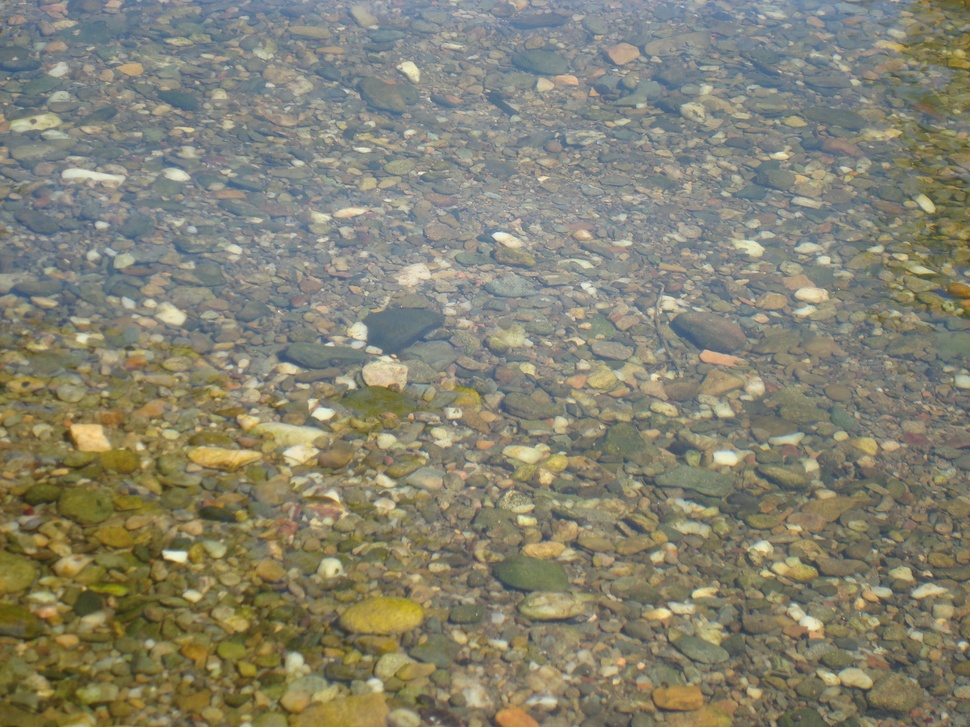
#> input picture 1 - pyqt-test-stitching_ OpenCV/DSC00290.JPG, 970 x 727 px, shrunk from 3072 x 2304 before the run, found by its file name
$ python prueba.py
#> lines starting #> are read from the running program, lines starting #| are printed output that depends on the picture
import cv2
import numpy as np
import math

img = cv2.imread('DSC00290.JPG', cv2.IMREAD_GRAYSCALE)
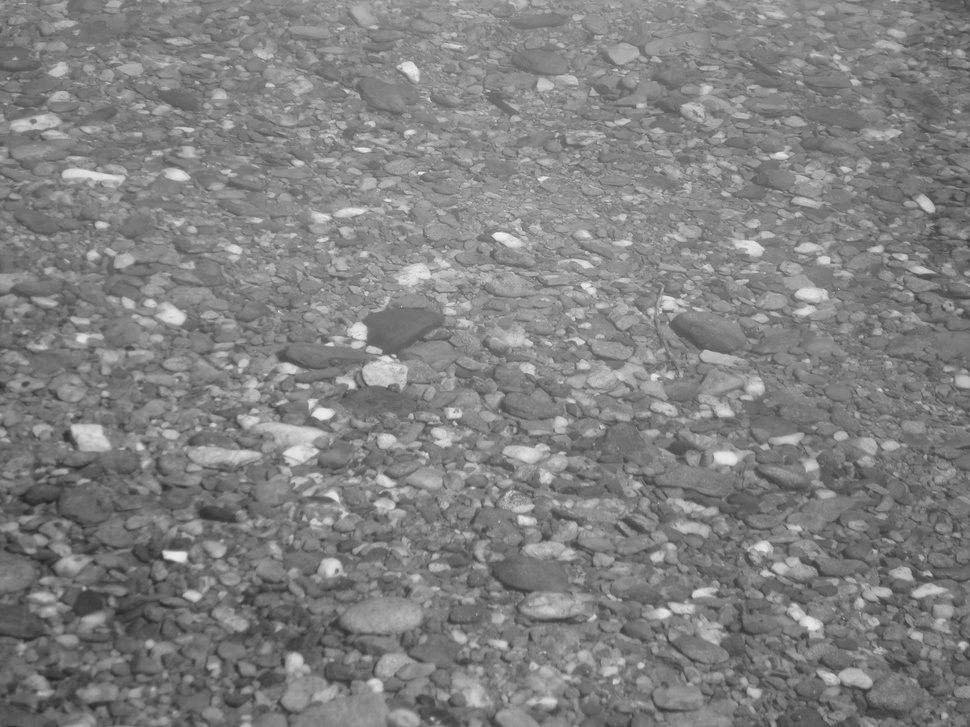
#> img: shape (727, 970); min 37, max 243, mean 128.8
rows, cols = img.shape
#> rows = 727; cols = 970

#####################
# Vertical wave

img_output = np.zeros(img.shape, dtype=img.dtype)

for i in range(rows):
    for j in range(cols):
        offset_x = int(25.0 * math.sin(2 * 3.14 * i / 180))
        offset_y = 0
        if j+offset_x < rows:
            img_output[i,j] = img[i,(j+offset_x)%cols]
        else:
            img_output[i,j] = 0
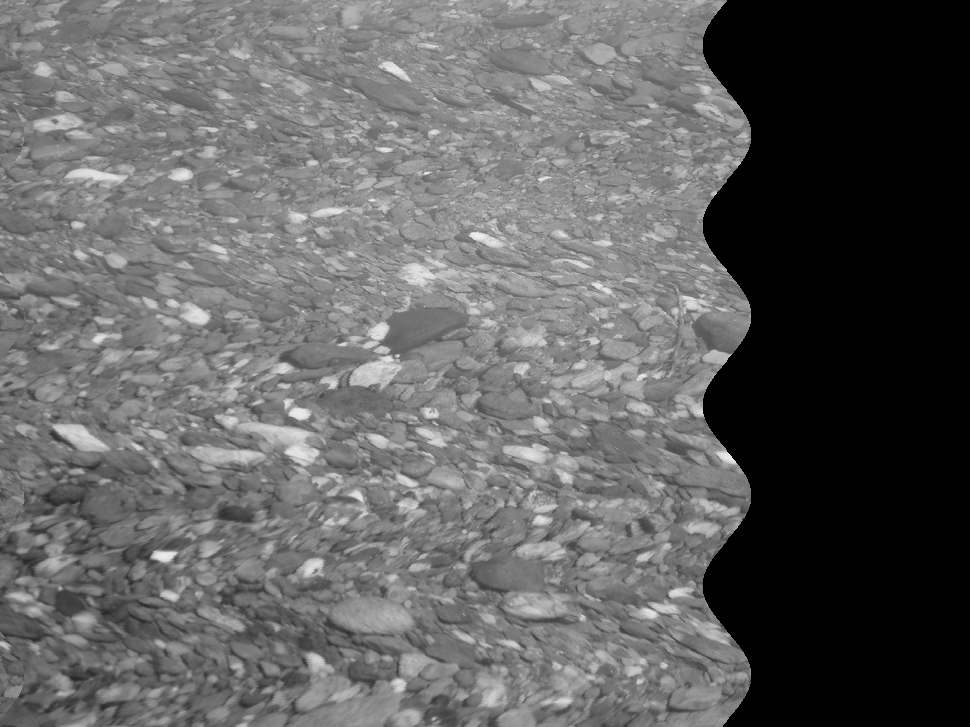
#> img_output: shape (727, 970); min 0, max 243, mean 98

cv2.imshow('Input', img)
cv2.imshow('Vertical wave', img_output)

#####################
# Horizontal wave

img_output = np.zeros(img.shape, dtype=img.dtype)

for i in range(rows):
    for j in range(cols):
        offset_x = 0
        offset_y = int(16.0 * math.sin(2 * 3.14 * j / 150))
        if i+offset_y < rows:
            img_output[i,j] = img[(i+offset_y)%rows,j]
        else:
            img_output[i,j] = 0
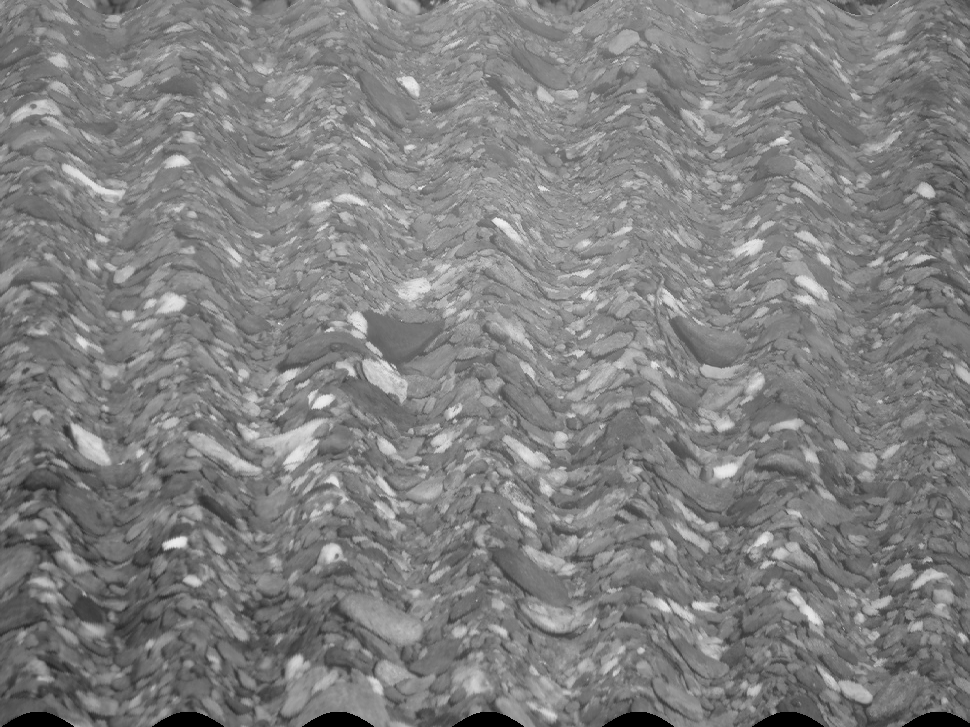
#> img_output: shape (727, 970); min 0, max 243, mean 127.8

cv2.imshow('Horizontal wave', img_output)

#####################
# Both horizontal and vertical

img_output = np.zeros(img.shape, dtype=img.dtype)

for i in range(rows):
    for j in range(cols):
        offset_x = int(20.0 * math.sin(2 * 3.14 * i / 150))
        offset_y = int(20.0 * math.cos(2 * 3.14 * j / 150))
        if i+offset_y < rows and j+offset_x < cols:
            img_output[i,j] = img[(i+offset_y)%rows,(j+offset_x)%cols]
        else:
            img_output[i,j] = 0
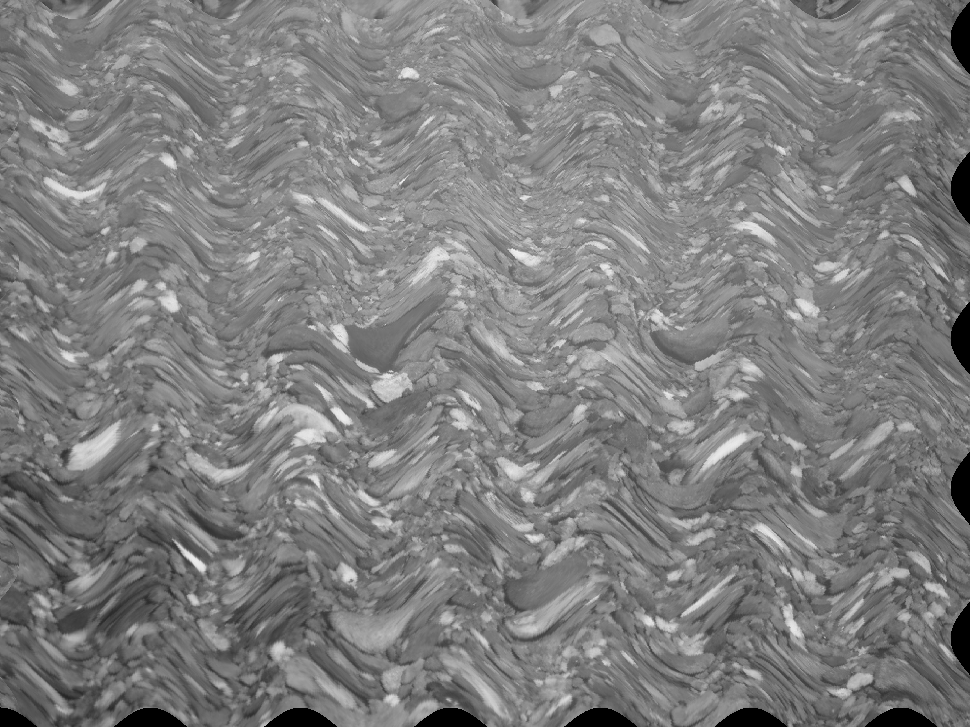
#> img_output: shape (727, 970); min 0, max 243, mean 126.8

cv2.imshow('Multidirectional wave', img_output)

#####################
# Concave effect

img_output = np.zeros(img.shape, dtype=img.dtype)

for i in range(rows):
    for j in range(cols):
        offset_x = int(128.0 * math.sin(2 * 3.14 * i / (2*cols)))
        offset_y = 0
        if j+offset_x < cols:
            img_output[i,j] = img[i,(j+offset_x)%cols]
        else:
            img_output[i,j] = 0
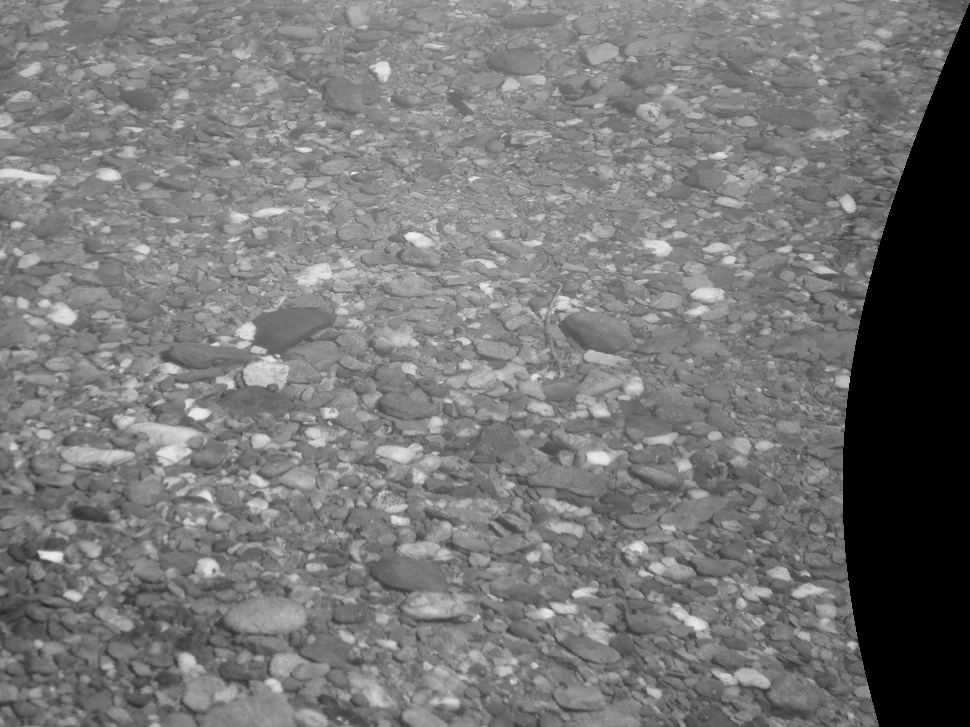
#> img_output: shape (727, 970); min 0, max 243, mean 118.1

cv2.imshow('Concave', img_output)

cv2.waitKey()
